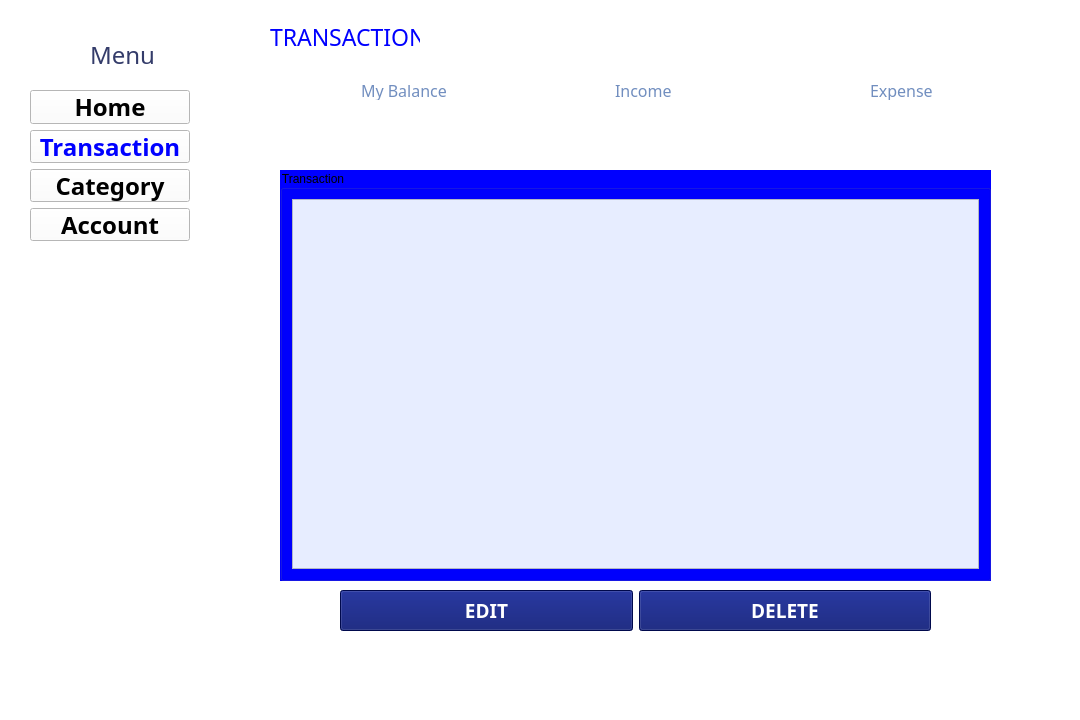
<?xml version="1.0" encoding="UTF-8"?>
<ui version="4.0">
 <class>Transaction</class>
 <widget class="QMainWindow" name="Transaction">
  <property name="geometry">
   <rect>
    <x>0</x>
    <y>0</y>
    <width>1080</width>
    <height>720</height>
   </rect>
  </property>
  <property name="windowTitle">
   <string>MainWindow</string>
  </property>
  <property name="styleSheet">
   <string notr="true">background-color: rgb(255, 255, 255);</string>
  </property>
  <property name="iconSize">
   <size>
    <width>25</width>
    <height>25</height>
   </size>
  </property>
  <widget class="QWidget" name="centralwidget">
   <widget class="QLabel" name="label_menu">
    <property name="geometry">
     <rect>
      <x>90</x>
      <y>40</y>
      <width>70</width>
      <height>30</height>
     </rect>
    </property>
    <property name="font">
     <font>
      <family>Bahnschrift SemiLight</family>
      <pointsize>18</pointsize>
     </font>
    </property>
    <property name="styleSheet">
     <string notr="true">color: rgb(52, 60, 106);</string>
    </property>
    <property name="text">
     <string>Menu</string>
    </property>
   </widget>
   <widget class="QWidget" name="verticalLayoutWidget_2">
    <property name="geometry">
     <rect>
      <x>30</x>
      <y>90</y>
      <width>160</width>
      <height>151</height>
     </rect>
    </property>
    <layout class="QVBoxLayout" name="verticalLayout_3">
     <item>
      <widget class="QPushButton" name="pushButton_Home">
       <property name="sizePolicy">
        <sizepolicy hsizetype="MinimumExpanding" vsizetype="MinimumExpanding">
         <horstretch>0</horstretch>
         <verstretch>0</verstretch>
        </sizepolicy>
       </property>
       <property name="font">
        <font>
         <family>Bahnschrift SemiBold</family>
         <pointsize>18</pointsize>
         <weight>75</weight>
         <bold>true</bold>
        </font>
       </property>
       <property name="text">
        <string>Home</string>
       </property>
       <property name="icon">
        <iconset>
         <normaloff>../../Images/Transaction/Icon_Home.png</normaloff>../../Images/Transaction/Icon_Home.png</iconset>
       </property>
       <property name="iconSize">
        <size>
         <width>20</width>
         <height>20</height>
        </size>
       </property>
      </widget>
     </item>
     <item>
      <widget class="QPushButton" name="pushButton_Transaction_2">
       <property name="sizePolicy">
        <sizepolicy hsizetype="MinimumExpanding" vsizetype="MinimumExpanding">
         <horstretch>0</horstretch>
         <verstretch>0</verstretch>
        </sizepolicy>
       </property>
       <property name="font">
        <font>
         <family>Bahnschrift SemiBold</family>
         <pointsize>18</pointsize>
         <weight>75</weight>
         <bold>true</bold>
        </font>
       </property>
       <property name="styleSheet">
        <string notr="true">color: rgb(0, 0, 255);</string>
       </property>
       <property name="text">
        <string>Transaction</string>
       </property>
       <property name="icon">
        <iconset>
         <normaloff>../../Images/Transaction/Icon_Transaction.png</normaloff>../../Images/Transaction/Icon_Transaction.png</iconset>
       </property>
       <property name="iconSize">
        <size>
         <width>20</width>
         <height>20</height>
        </size>
       </property>
      </widget>
     </item>
     <item>
      <widget class="QPushButton" name="pushButton_Category">
       <property name="sizePolicy">
        <sizepolicy hsizetype="MinimumExpanding" vsizetype="MinimumExpanding">
         <horstretch>0</horstretch>
         <verstretch>0</verstretch>
        </sizepolicy>
       </property>
       <property name="font">
        <font>
         <family>Bahnschrift SemiBold</family>
         <pointsize>18</pointsize>
         <weight>75</weight>
         <bold>true</bold>
        </font>
       </property>
       <property name="text">
        <string>Category</string>
       </property>
       <property name="icon">
        <iconset>
         <normaloff>../../Images/Home/Icon_Category.png</normaloff>../../Images/Home/Icon_Category.png</iconset>
       </property>
       <property name="iconSize">
        <size>
         <width>20</width>
         <height>20</height>
        </size>
       </property>
      </widget>
     </item>
     <item>
      <widget class="QPushButton" name="pushButton_Account">
       <property name="sizePolicy">
        <sizepolicy hsizetype="MinimumExpanding" vsizetype="MinimumExpanding">
         <horstretch>0</horstretch>
         <verstretch>0</verstretch>
        </sizepolicy>
       </property>
       <property name="font">
        <font>
         <family>Bahnschrift SemiBold</family>
         <pointsize>18</pointsize>
         <weight>75</weight>
         <bold>true</bold>
        </font>
       </property>
       <property name="text">
        <string>Account</string>
       </property>
       <property name="icon">
        <iconset>
         <normaloff>../../Images/Home/Icon_Setting.png</normaloff>../../Images/Home/Icon_Setting.png</iconset>
       </property>
       <property name="iconSize">
        <size>
         <width>20</width>
         <height>20</height>
        </size>
       </property>
      </widget>
     </item>
    </layout>
   </widget>
   <widget class="QLabel" name="Icon_menu">
    <property name="geometry">
     <rect>
      <x>20</x>
      <y>40</y>
      <width>25</width>
      <height>25</height>
     </rect>
    </property>
    <property name="text">
     <string/>
    </property>
    <property name="pixmap">
     <pixmap>../../Images/Home/Icon_Menu.png</pixmap>
    </property>
   </widget>
   <widget class="QStackedWidget" name="stackedWidget">
    <property name="geometry">
     <rect>
      <x>200</x>
      <y>0</y>
      <width>861</width>
      <height>681</height>
     </rect>
    </property>
    <property name="currentIndex">
     <number>0</number>
    </property>
    <widget class="QWidget" name="page_Transaction1">
     <widget class="QLabel" name="label_income">
      <property name="geometry">
       <rect>
        <x>415</x>
        <y>80</y>
        <width>108</width>
        <height>20</height>
       </rect>
      </property>
      <property name="minimumSize">
       <size>
        <width>108</width>
        <height>20</height>
       </size>
      </property>
      <property name="font">
       <font>
        <family>Bahnschrift SemiLight</family>
        <pointsize>12</pointsize>
       </font>
      </property>
      <property name="styleSheet">
       <string notr="true">color: rgb(113, 142, 191);</string>
      </property>
      <property name="text">
       <string>Income</string>
      </property>
     </widget>
     <widget class="QGroupBox" name="groupBox_3">
      <property name="geometry">
       <rect>
        <x>80</x>
        <y>170</y>
        <width>711</width>
        <height>411</height>
       </rect>
      </property>
      <property name="styleSheet">
       <string notr="true">background-color: rgb(0, 0, 255);</string>
      </property>
      <property name="title">
       <string>Transaction</string>
      </property>
      <property name="flat">
       <bool>true</bool>
      </property>
      <layout class="QVBoxLayout" name="verticalLayout">
       <item>
        <widget class="QTableWidget" name="tableWidgetProduct">
         <property name="sizePolicy">
          <sizepolicy hsizetype="Expanding" vsizetype="Expanding">
           <horstretch>4</horstretch>
           <verstretch>3</verstretch>
          </sizepolicy>
         </property>
         <property name="font">
          <font>
           <family>MS Shell Dlg 2</family>
           <pointsize>8</pointsize>
           <weight>9</weight>
           <italic>false</italic>
           <bold>false</bold>
          </font>
         </property>
         <property name="styleSheet">
          <string notr="true">background-color: rgb(231, 237, 255);
font: 75 8pt &quot;MS Shell Dlg 2&quot;</string>
         </property>
         <property name="lineWidth">
          <number>-3</number>
         </property>
        </widget>
       </item>
      </layout>
     </widget>
     <widget class="QLabel" name="label_setincome">
      <property name="geometry">
       <rect>
        <x>415</x>
        <y>110</y>
        <width>141</width>
        <height>41</height>
       </rect>
      </property>
      <property name="text">
       <string/>
      </property>
     </widget>
     <widget class="QLabel" name="Icon_mybalance">
      <property name="geometry">
       <rect>
        <x>71</x>
        <y>80</y>
        <width>70</width>
        <height>70</height>
       </rect>
      </property>
      <property name="minimumSize">
       <size>
        <width>70</width>
        <height>70</height>
       </size>
      </property>
      <property name="text">
       <string/>
      </property>
      <property name="pixmap">
       <pixmap>../../Images/Home/Icon_MyBalance.png</pixmap>
      </property>
     </widget>
     <widget class="QLabel" name="Icon_expense">
      <property name="geometry">
       <rect>
        <x>582</x>
        <y>80</y>
        <width>70</width>
        <height>70</height>
       </rect>
      </property>
      <property name="minimumSize">
       <size>
        <width>70</width>
        <height>70</height>
       </size>
      </property>
      <property name="text">
       <string/>
      </property>
      <property name="pixmap">
       <pixmap>../../Images/Home/Icon_Expenses.png</pixmap>
      </property>
     </widget>
     <widget class="QLabel" name="label_mybalance">
      <property name="geometry">
       <rect>
        <x>161</x>
        <y>80</y>
        <width>108</width>
        <height>20</height>
       </rect>
      </property>
      <property name="minimumSize">
       <size>
        <width>108</width>
        <height>20</height>
       </size>
      </property>
      <property name="font">
       <font>
        <family>Bahnschrift SemiLight</family>
        <pointsize>12</pointsize>
       </font>
      </property>
      <property name="styleSheet">
       <string notr="true">color: rgb(113, 142, 191);</string>
      </property>
      <property name="text">
       <string>My Balance</string>
      </property>
     </widget>
     <widget class="QLabel" name="label_expense">
      <property name="geometry">
       <rect>
        <x>670</x>
        <y>80</y>
        <width>108</width>
        <height>20</height>
       </rect>
      </property>
      <property name="minimumSize">
       <size>
        <width>88</width>
        <height>20</height>
       </size>
      </property>
      <property name="font">
       <font>
        <family>Bahnschrift SemiLight</family>
        <pointsize>12</pointsize>
       </font>
      </property>
      <property name="styleSheet">
       <string notr="true">color: rgb(113, 142, 191);</string>
      </property>
      <property name="text">
       <string>Expense</string>
      </property>
     </widget>
     <widget class="QLabel" name="label_TRANSACTION">
      <property name="geometry">
       <rect>
        <x>70</x>
        <y>20</y>
        <width>150</width>
        <height>34</height>
       </rect>
      </property>
      <property name="font">
       <font>
        <family>Bahnschrift SemiLight</family>
        <pointsize>17</pointsize>
       </font>
      </property>
      <property name="styleSheet">
       <string notr="true">color: rgb(52, 60, 106);
color: rgb(0, 0, 255);</string>
      </property>
      <property name="text">
       <string>TRANSACTION</string>
      </property>
     </widget>
     <widget class="QLabel" name="label_setexpense">
      <property name="geometry">
       <rect>
        <x>670</x>
        <y>110</y>
        <width>141</width>
        <height>41</height>
       </rect>
      </property>
      <property name="text">
       <string/>
      </property>
     </widget>
     <widget class="QLabel" name="label_setmybalance">
      <property name="geometry">
       <rect>
        <x>161</x>
        <y>110</y>
        <width>141</width>
        <height>41</height>
       </rect>
      </property>
      <property name="text">
       <string/>
      </property>
     </widget>
     <widget class="QLabel" name="Icon_income">
      <property name="geometry">
       <rect>
        <x>322</x>
        <y>80</y>
        <width>70</width>
        <height>70</height>
       </rect>
      </property>
      <property name="minimumSize">
       <size>
        <width>70</width>
        <height>70</height>
       </size>
      </property>
      <property name="text">
       <string/>
      </property>
      <property name="pixmap">
       <pixmap>../../Images/Home/Icon_Income.png</pixmap>
      </property>
     </widget>
     <widget class="QLabel" name="Icon_menu_2">
      <property name="geometry">
       <rect>
        <x>-90</x>
        <y>290</y>
        <width>25</width>
        <height>25</height>
       </rect>
      </property>
      <property name="text">
       <string/>
      </property>
      <property name="pixmap">
       <pixmap>../../Images/Home/Icon_Menu.png</pixmap>
      </property>
     </widget>
     <widget class="QWidget" name="horizontalLayoutWidget">
      <property name="geometry">
       <rect>
        <x>140</x>
        <y>590</y>
        <width>591</width>
        <height>41</height>
       </rect>
      </property>
      <layout class="QHBoxLayout" name="horizontalLayout">
       <item>
        <widget class="QPushButton" name="pushButton_Edit">
         <property name="sizePolicy">
          <sizepolicy hsizetype="MinimumExpanding" vsizetype="MinimumExpanding">
           <horstretch>0</horstretch>
           <verstretch>0</verstretch>
          </sizepolicy>
         </property>
         <property name="font">
          <font>
           <family>Bahnschrift SemiBold</family>
           <pointsize>14</pointsize>
           <weight>75</weight>
           <bold>true</bold>
          </font>
         </property>
         <property name="styleSheet">
          <string notr="true">background-color: rgb(0, 13, 107);
color: rgb(255, 255, 255);</string>
         </property>
         <property name="text">
          <string>EDIT</string>
         </property>
        </widget>
       </item>
       <item>
        <widget class="QPushButton" name="pushButton_Delete">
         <property name="sizePolicy">
          <sizepolicy hsizetype="MinimumExpanding" vsizetype="MinimumExpanding">
           <horstretch>0</horstretch>
           <verstretch>0</verstretch>
          </sizepolicy>
         </property>
         <property name="font">
          <font>
           <family>Bahnschrift SemiBold</family>
           <pointsize>14</pointsize>
           <weight>75</weight>
           <bold>true</bold>
          </font>
         </property>
         <property name="styleSheet">
          <string notr="true">background-color: rgb(0, 13, 107);
color: rgb(255, 255, 255);</string>
         </property>
         <property name="text">
          <string>DELETE</string>
         </property>
        </widget>
       </item>
      </layout>
     </widget>
    </widget>
    <widget class="QWidget" name="page_Transaction2">
     <widget class="QLabel" name="label_CATEGORY_3">
      <property name="geometry">
       <rect>
        <x>60</x>
        <y>20</y>
        <width>127</width>
        <height>34</height>
       </rect>
      </property>
      <property name="font">
       <font>
        <family>Bahnschrift SemiLight</family>
        <pointsize>17</pointsize>
       </font>
      </property>
      <property name="styleSheet">
       <string notr="true">color: rgb(52, 60, 106);</string>
      </property>
      <property name="text">
       <string>Transaction</string>
      </property>
     </widget>
     <widget class="QLabel" name="Icon_mybalance_4">
      <property name="geometry">
       <rect>
        <x>71</x>
        <y>80</y>
        <width>70</width>
        <height>70</height>
       </rect>
      </property>
      <property name="minimumSize">
       <size>
        <width>70</width>
        <height>70</height>
       </size>
      </property>
      <property name="text">
       <string/>
      </property>
      <property name="pixmap">
       <pixmap>../../Images/Home/Icon_MyBalance.png</pixmap>
      </property>
     </widget>
     <widget class="QLabel" name="Icon_expense_4">
      <property name="geometry">
       <rect>
        <x>582</x>
        <y>80</y>
        <width>70</width>
        <height>70</height>
       </rect>
      </property>
      <property name="minimumSize">
       <size>
        <width>70</width>
        <height>70</height>
       </size>
      </property>
      <property name="text">
       <string/>
      </property>
      <property name="pixmap">
       <pixmap>../../Images/Home/Icon_Expenses.png</pixmap>
      </property>
     </widget>
     <widget class="QLabel" name="label_16">
      <property name="geometry">
       <rect>
        <x>126</x>
        <y>275</y>
        <width>129</width>
        <height>27</height>
       </rect>
      </property>
      <property name="font">
       <font>
        <family>Rockwell</family>
        <pointsize>16</pointsize>
       </font>
      </property>
      <property name="styleSheet">
       <string notr="true">background-color: rgb(231, 237, 255);
color: rgb(9, 48, 48);</string>
      </property>
      <property name="text">
       <string>Amount</string>
      </property>
     </widget>
     <widget class="QRadioButton" name="radioButton_Medicine">
      <property name="geometry">
       <rect>
        <x>282</x>
        <y>470</y>
        <width>73</width>
        <height>50</height>
       </rect>
      </property>
      <property name="layoutDirection">
       <enum>Qt::RightToLeft</enum>
      </property>
      <property name="styleSheet">
       <string notr="true">background-color: rgb(231, 237, 255);</string>
      </property>
      <property name="text">
       <string/>
      </property>
      <property name="icon">
       <iconset>
        <normaloff>../../Images/Category/Icon_Medicine.png</normaloff>../../Images/Category/Icon_Medicine.png</iconset>
      </property>
      <property name="iconSize">
       <size>
        <width>50</width>
        <height>50</height>
       </size>
      </property>
     </widget>
     <widget class="QLabel" name="label_17">
      <property name="geometry">
       <rect>
        <x>126</x>
        <y>209</y>
        <width>76</width>
        <height>27</height>
       </rect>
      </property>
      <property name="font">
       <font>
        <family>Rockwell</family>
        <pointsize>16</pointsize>
       </font>
      </property>
      <property name="styleSheet">
       <string notr="true">background-color: rgb(231, 237, 255);
color: rgb(9, 48, 48);</string>
      </property>
      <property name="text">
       <string>Date</string>
      </property>
     </widget>
     <widget class="QRadioButton" name="radioButton_Groceries">
      <property name="geometry">
       <rect>
        <x>360</x>
        <y>470</y>
        <width>73</width>
        <height>50</height>
       </rect>
      </property>
      <property name="layoutDirection">
       <enum>Qt::RightToLeft</enum>
      </property>
      <property name="styleSheet">
       <string notr="true">background-color: rgb(231, 237, 255);</string>
      </property>
      <property name="text">
       <string/>
      </property>
      <property name="icon">
       <iconset>
        <normaloff>../../Images/Category/Icon_Groceries.png</normaloff>../../Images/Category/Icon_Groceries.png</iconset>
      </property>
      <property name="iconSize">
       <size>
        <width>50</width>
        <height>50</height>
       </size>
      </property>
     </widget>
     <widget class="QLabel" name="label_income_4">
      <property name="geometry">
       <rect>
        <x>415</x>
        <y>80</y>
        <width>108</width>
        <height>20</height>
       </rect>
      </property>
      <property name="minimumSize">
       <size>
        <width>88</width>
        <height>20</height>
       </size>
      </property>
      <property name="font">
       <font>
        <family>Bahnschrift SemiLight</family>
        <pointsize>12</pointsize>
       </font>
      </property>
      <property name="styleSheet">
       <string notr="true">color: rgb(113, 142, 191);</string>
      </property>
      <property name="text">
       <string>Income</string>
      </property>
     </widget>
     <widget class="QLineEdit" name="lineEdit_Amount">
      <property name="geometry">
       <rect>
        <x>127</x>
        <y>305</y>
        <width>678</width>
        <height>35</height>
       </rect>
      </property>
      <property name="styleSheet">
       <string notr="true">background-color: rgb(109, 182, 254);
color: rgb(255, 255, 255);</string>
      </property>
      <property name="text">
       <string>$26,00</string>
      </property>
     </widget>
     <widget class="QLineEdit" name="lineEdit_mybalance_3">
      <property name="geometry">
       <rect>
        <x>161</x>
        <y>110</y>
        <width>120</width>
        <height>32</height>
       </rect>
      </property>
      <property name="text">
       <string>0</string>
      </property>
     </widget>
     <widget class="QLabel" name="label_18">
      <property name="geometry">
       <rect>
        <x>126</x>
        <y>345</y>
        <width>206</width>
        <height>27</height>
       </rect>
      </property>
      <property name="font">
       <font>
        <family>Rockwell</family>
        <pointsize>16</pointsize>
       </font>
      </property>
      <property name="styleSheet">
       <string notr="true">background-color: rgb(231, 237, 255);
color: rgb(9, 48, 48);</string>
      </property>
      <property name="text">
       <string>Details</string>
      </property>
     </widget>
     <widget class="QRadioButton" name="radioButton_Saving">
      <property name="geometry">
       <rect>
        <x>596</x>
        <y>470</y>
        <width>73</width>
        <height>50</height>
       </rect>
      </property>
      <property name="layoutDirection">
       <enum>Qt::RightToLeft</enum>
      </property>
      <property name="styleSheet">
       <string notr="true">background-color: rgb(231, 237, 255);</string>
      </property>
      <property name="text">
       <string/>
      </property>
      <property name="icon">
       <iconset>
        <normaloff>../../Images/Category/Icon_Saving.png</normaloff>../../Images/Category/Icon_Saving.png</iconset>
      </property>
      <property name="iconSize">
       <size>
        <width>50</width>
        <height>50</height>
       </size>
      </property>
     </widget>
     <widget class="QRadioButton" name="radioButton_Rent">
      <property name="geometry">
       <rect>
        <x>437</x>
        <y>470</y>
        <width>73</width>
        <height>50</height>
       </rect>
      </property>
      <property name="layoutDirection">
       <enum>Qt::RightToLeft</enum>
      </property>
      <property name="styleSheet">
       <string notr="true">background-color: rgb(231, 237, 255);</string>
      </property>
      <property name="text">
       <string/>
      </property>
      <property name="icon">
       <iconset>
        <normaloff>../../Images/Category/Icon_Rent.png</normaloff>../../Images/Category/Icon_Rent.png</iconset>
      </property>
      <property name="iconSize">
       <size>
        <width>50</width>
        <height>50</height>
       </size>
      </property>
     </widget>
     <widget class="QRadioButton" name="radioButton_Gifts">
      <property name="geometry">
       <rect>
        <x>514</x>
        <y>470</y>
        <width>73</width>
        <height>50</height>
       </rect>
      </property>
      <property name="layoutDirection">
       <enum>Qt::RightToLeft</enum>
      </property>
      <property name="styleSheet">
       <string notr="true">background-color: rgb(231, 237, 255);</string>
      </property>
      <property name="text">
       <string/>
      </property>
      <property name="icon">
       <iconset>
        <normaloff>../../Images/Category/Icon_Gifts.png</normaloff>../../Images/Category/Icon_Gifts.png</iconset>
      </property>
      <property name="iconSize">
       <size>
        <width>50</width>
        <height>50</height>
       </size>
      </property>
     </widget>
     <widget class="QLineEdit" name="lineEdit_Details">
      <property name="geometry">
       <rect>
        <x>127</x>
        <y>375</y>
        <width>678</width>
        <height>35</height>
       </rect>
      </property>
      <property name="styleSheet">
       <string notr="true">background-color: rgb(109, 182, 254);
color: rgb(255, 255, 255);</string>
      </property>
      <property name="text">
       <string>Dinner</string>
      </property>
     </widget>
     <widget class="QRadioButton" name="radioButton_Entertainment">
      <property name="geometry">
       <rect>
        <x>676</x>
        <y>470</y>
        <width>73</width>
        <height>50</height>
       </rect>
      </property>
      <property name="layoutDirection">
       <enum>Qt::RightToLeft</enum>
      </property>
      <property name="autoFillBackground">
       <bool>false</bool>
      </property>
      <property name="styleSheet">
       <string notr="true">background-color: rgb(231, 237, 255);</string>
      </property>
      <property name="text">
       <string/>
      </property>
      <property name="icon">
       <iconset>
        <normaloff>../../Images/Category/Icon_Entertainment.png</normaloff>../../Images/Category/Icon_Entertainment.png</iconset>
      </property>
      <property name="iconSize">
       <size>
        <width>50</width>
        <height>50</height>
       </size>
      </property>
     </widget>
     <widget class="QDateTimeEdit" name="dateTimeEdit">
      <property name="geometry">
       <rect>
        <x>126</x>
        <y>234</y>
        <width>678</width>
        <height>35</height>
       </rect>
      </property>
      <property name="styleSheet">
       <string notr="true">background-color: rgb(109, 182, 254);
color: rgb(255, 255, 255);</string>
      </property>
     </widget>
     <widget class="QLineEdit" name="lineEdit_expense_3">
      <property name="geometry">
       <rect>
        <x>670</x>
        <y>110</y>
        <width>117</width>
        <height>32</height>
       </rect>
      </property>
      <property name="minimumSize">
       <size>
        <width>117</width>
        <height>32</height>
       </size>
      </property>
      <property name="text">
       <string>0</string>
      </property>
     </widget>
     <widget class="QPushButton" name="pushButton_save_2">
      <property name="geometry">
       <rect>
        <x>387</x>
        <y>540</y>
        <width>124</width>
        <height>43</height>
       </rect>
      </property>
      <property name="styleSheet">
       <string notr="true">background-color: rgb(231, 237, 255);</string>
      </property>
      <property name="text">
       <string/>
      </property>
      <property name="icon">
       <iconset>
        <normaloff>../../Images/Category/Button_Save.png</normaloff>../../Images/Category/Button_Save.png</iconset>
      </property>
      <property name="iconSize">
       <size>
        <width>124</width>
        <height>43</height>
       </size>
      </property>
     </widget>
     <widget class="QRadioButton" name="radioButton_Transport">
      <property name="geometry">
       <rect>
        <x>205</x>
        <y>470</y>
        <width>73</width>
        <height>50</height>
       </rect>
      </property>
      <property name="layoutDirection">
       <enum>Qt::RightToLeft</enum>
      </property>
      <property name="styleSheet">
       <string notr="true">background-color: rgb(231, 237, 255);</string>
      </property>
      <property name="text">
       <string/>
      </property>
      <property name="icon">
       <iconset>
        <normaloff>../../Images/Category/Icon_Transport.png</normaloff>../../Images/Category/Icon_Transport.png</iconset>
      </property>
      <property name="iconSize">
       <size>
        <width>50</width>
        <height>50</height>
       </size>
      </property>
     </widget>
     <widget class="QLabel" name="label_20">
      <property name="geometry">
       <rect>
        <x>40</x>
        <y>160</y>
        <width>810</width>
        <height>441</height>
       </rect>
      </property>
      <property name="styleSheet">
       <string notr="true">background-color: rgb(231, 237, 255);</string>
      </property>
      <property name="text">
       <string/>
      </property>
     </widget>
     <widget class="QLabel" name="Icon_income_4">
      <property name="geometry">
       <rect>
        <x>322</x>
        <y>80</y>
        <width>70</width>
        <height>70</height>
       </rect>
      </property>
      <property name="minimumSize">
       <size>
        <width>70</width>
        <height>70</height>
       </size>
      </property>
      <property name="text">
       <string/>
      </property>
      <property name="pixmap">
       <pixmap>../../Images/Home/Icon_Income.png</pixmap>
      </property>
     </widget>
     <widget class="QLineEdit" name="lineEdit_income_3">
      <property name="geometry">
       <rect>
        <x>415</x>
        <y>110</y>
        <width>117</width>
        <height>32</height>
       </rect>
      </property>
      <property name="minimumSize">
       <size>
        <width>117</width>
        <height>32</height>
       </size>
      </property>
      <property name="text">
       <string>0</string>
      </property>
     </widget>
     <widget class="QLabel" name="label_mybalance_4">
      <property name="geometry">
       <rect>
        <x>161</x>
        <y>80</y>
        <width>108</width>
        <height>20</height>
       </rect>
      </property>
      <property name="minimumSize">
       <size>
        <width>108</width>
        <height>20</height>
       </size>
      </property>
      <property name="font">
       <font>
        <family>Bahnschrift SemiLight</family>
        <pointsize>12</pointsize>
       </font>
      </property>
      <property name="styleSheet">
       <string notr="true">color: rgb(113, 142, 191);</string>
      </property>
      <property name="text">
       <string>My Balance</string>
      </property>
     </widget>
     <widget class="QLabel" name="label_expense_4">
      <property name="geometry">
       <rect>
        <x>670</x>
        <y>80</y>
        <width>108</width>
        <height>20</height>
       </rect>
      </property>
      <property name="minimumSize">
       <size>
        <width>88</width>
        <height>20</height>
       </size>
      </property>
      <property name="font">
       <font>
        <family>Bahnschrift SemiLight</family>
        <pointsize>12</pointsize>
       </font>
      </property>
      <property name="styleSheet">
       <string notr="true">color: rgb(113, 142, 191);</string>
      </property>
      <property name="text">
       <string>Expense</string>
      </property>
     </widget>
     <widget class="QRadioButton" name="radioButton_Food">
      <property name="geometry">
       <rect>
        <x>128</x>
        <y>470</y>
        <width>73</width>
        <height>50</height>
       </rect>
      </property>
      <property name="layoutDirection">
       <enum>Qt::RightToLeft</enum>
      </property>
      <property name="styleSheet">
       <string notr="true">background-color: rgb(231, 237, 255);</string>
      </property>
      <property name="text">
       <string/>
      </property>
      <property name="icon">
       <iconset>
        <normaloff>../../Images/Category/Icon_Food.png</normaloff>../../Images/Category/Icon_Food.png</iconset>
      </property>
      <property name="iconSize">
       <size>
        <width>50</width>
        <height>50</height>
       </size>
      </property>
     </widget>
     <widget class="QLabel" name="label_21">
      <property name="geometry">
       <rect>
        <x>126</x>
        <y>440</y>
        <width>150</width>
        <height>27</height>
       </rect>
      </property>
      <property name="font">
       <font>
        <family>Rockwell</family>
        <pointsize>16</pointsize>
       </font>
      </property>
      <property name="styleSheet">
       <string notr="true">background-color: rgb(231, 237, 255);
color: rgb(9, 48, 48);</string>
      </property>
      <property name="text">
       <string>Category</string>
      </property>
     </widget>
     <zorder>label_20</zorder>
     <zorder>label_CATEGORY_3</zorder>
     <zorder>Icon_mybalance_4</zorder>
     <zorder>Icon_expense_4</zorder>
     <zorder>label_16</zorder>
     <zorder>radioButton_Medicine</zorder>
     <zorder>label_17</zorder>
     <zorder>radioButton_Groceries</zorder>
     <zorder>label_income_4</zorder>
     <zorder>lineEdit_Amount</zorder>
     <zorder>lineEdit_mybalance_3</zorder>
     <zorder>label_18</zorder>
     <zorder>radioButton_Saving</zorder>
     <zorder>radioButton_Rent</zorder>
     <zorder>radioButton_Gifts</zorder>
     <zorder>lineEdit_Details</zorder>
     <zorder>radioButton_Entertainment</zorder>
     <zorder>dateTimeEdit</zorder>
     <zorder>lineEdit_expense_3</zorder>
     <zorder>pushButton_save_2</zorder>
     <zorder>radioButton_Transport</zorder>
     <zorder>Icon_income_4</zorder>
     <zorder>lineEdit_income_3</zorder>
     <zorder>label_mybalance_4</zorder>
     <zorder>label_expense_4</zorder>
     <zorder>radioButton_Food</zorder>
     <zorder>label_21</zorder>
    </widget>
   </widget>
   <widget class="QLabel" name="label_22">
    <property name="geometry">
     <rect>
      <x>20</x>
      <y>440</y>
      <width>200</width>
      <height>200</height>
     </rect>
    </property>
    <property name="text">
     <string/>
    </property>
    <property name="pixmap">
     <pixmap>../../Images/Transaction/trangtri.png</pixmap>
    </property>
    <property name="scaledContents">
     <bool>true</bool>
    </property>
   </widget>
   <zorder>stackedWidget</zorder>
   <zorder>label_menu</zorder>
   <zorder>verticalLayoutWidget_2</zorder>
   <zorder>Icon_menu</zorder>
   <zorder>label_22</zorder>
  </widget>
  <widget class="QMenuBar" name="menubar">
   <property name="geometry">
    <rect>
     <x>0</x>
     <y>0</y>
     <width>1080</width>
     <height>18</height>
    </rect>
   </property>
  </widget>
  <widget class="QStatusBar" name="statusbar"/>
 </widget>
 <resources/>
 <connections/>
</ui>
